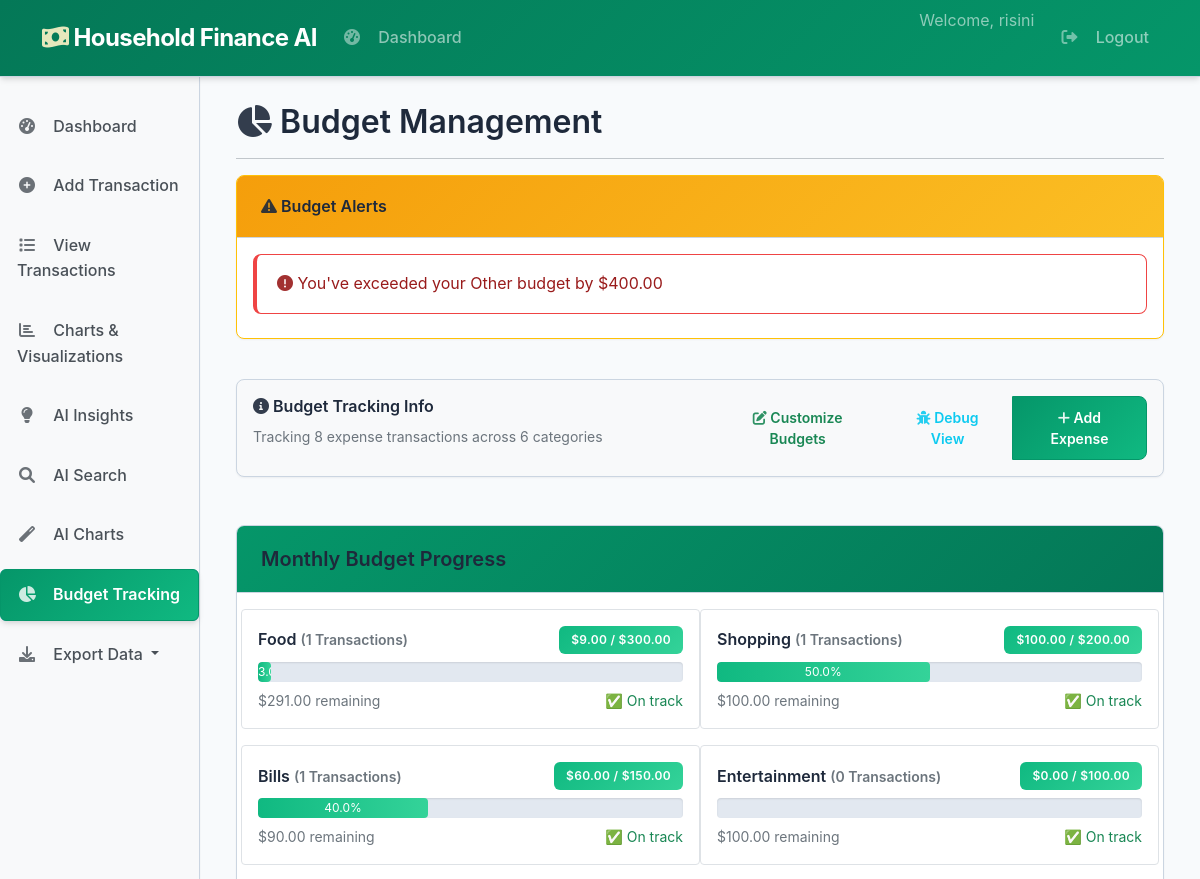
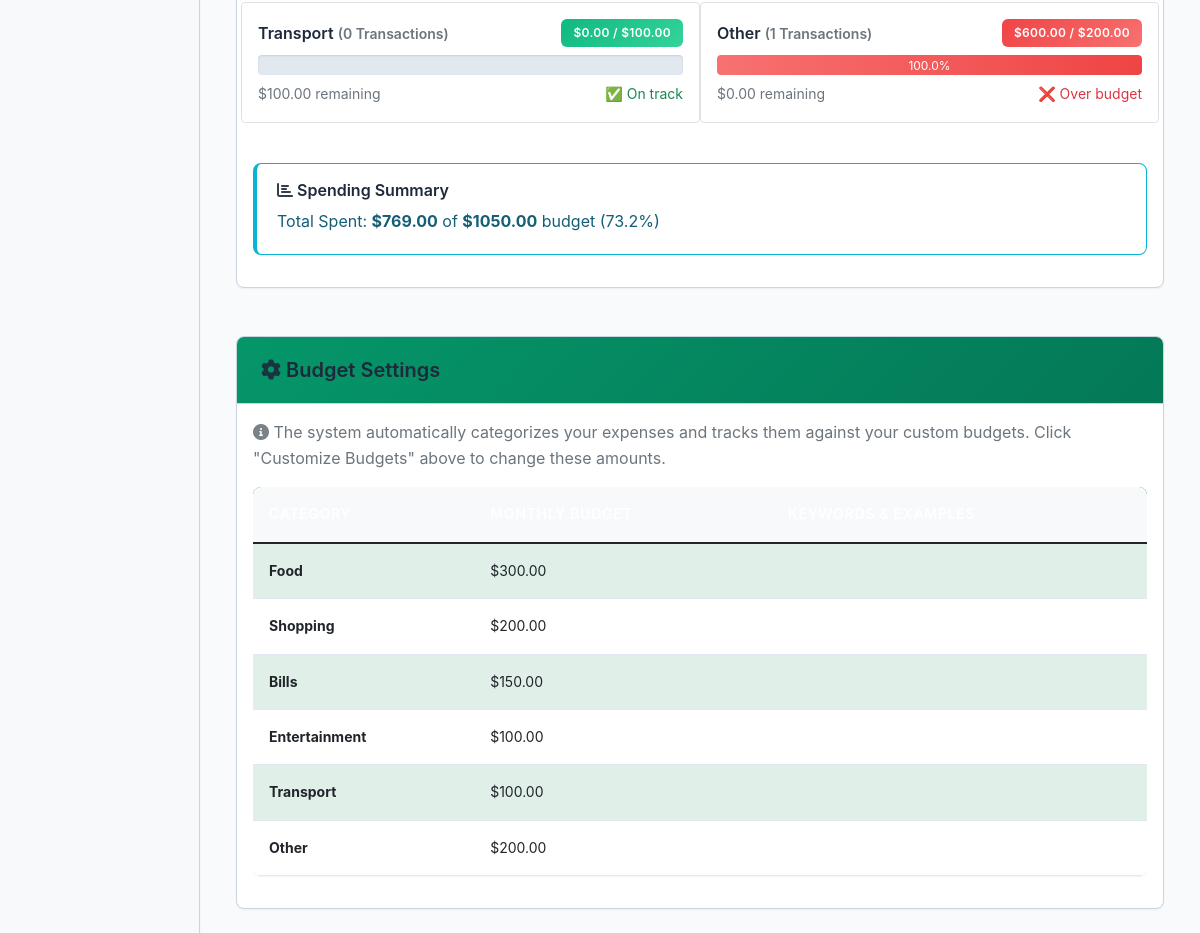
The page /budget (signed in) on the database its author committed (2 pictures, top to bottom).
### core/database.py (models this page shows, shortened)
class User(UserMixin, db.Model):
    __tablename__ = "users"
    id = db.Column(db.Integer, primary_key=True)
    username = db.Column(db.String(80), unique=True, nullable=False)
    password_hash = db.Column(db.String(120), nullable=False)
    role = db.Column(db.String(20), nullable=False, default="user")
    household_id = db.Column(db.Integer, db.ForeignKey("households.id"), nullable=True)
    created_at = db.Column(db.DateTime, default=datetime.utcnow)
    household = db.relationship("Household", back_populates="users")
    transactions = db.relationship("Transaction", back_populates="user")

class Transaction(db.Model):
    __tablename__ = "transactions"
    id = db.Column(db.Integer, primary_key=True)
    user_id = db.Column(db.Integer, db.ForeignKey("users.id"), nullable=False)
    type = db.Column(db.String(20), nullable=False)  # ✅ This should be 'type' not 't_type'
    category = db.Column(db.String(100), nullable=False)
    amount = db.Column(db.Float, nullable=False)
    date = db.Column(db.Date, nullable=False, default=datetime.utcnow)
    note = db.Column(db.Text, nullable=True)
    created_at = db.Column(db.DateTime, default=datetime.utcnow)
    user = db.relationship("User", back_populates="transactions")

### app/routes/budget.py (the view)
@budget_bp.route('/budget')
@login_required
def budget_page():
    try:
        budget_manager = BudgetManager()
        month = request.args.get('month', type=int)
        year = request.args.get('year', type=int)
        user_budgets = budget_manager.get_user_budgets(current_user.id)
        budget_progress = budget_manager.calculate_budget_progress(
            current_user.id,
            month=month,
            year=year
        )
        budget_alerts = budget_manager.check_budget_alerts(current_user.id)
        print(f"DEBUG: Budget progress result keys: {list(budget_progress.keys())}")
        print(f"DEBUG: Budget alerts: {budget_alerts}")
        all_transactions = Transaction.query.filter_by(user_id=current_user.id).all()
        expense_transactions = [t for t in all_transactions if t.type == 'expense']
        return render_template('budget.html',
                             title='Budget Management',
                             budget_progress=budget_progress,
                             budget_alerts=budget_alerts,
                             default_budgets=user_budgets,
                             total_expenses=len(expense_transactions),
                             current_month=datetime.now().month,
                             current_year=datetime.now().year)
    except Exception as e:
        print(f"Budget page error: {e}")
        import traceback
        traceback.print_exc()
        return render_template('budget.html',
                             title='Budget Management',
                             budget_progress={},
                             budget_alerts=[],
                             default_budgets={},
                             total_expenses=0)

### app/routes/budget.py (called while the page is built)
    def get_user_budgets(self, user_id):
        user_budgets = UserBudget.query.filter_by(user_id=user_id).first()
        if user_budgets and user_budgets.budgets:
            merged_budgets = self.default_budgets.copy()  # Start with defaults
            merged_budgets.update(user_budgets.budgets)   # Override with user values
            print(f"DEBUG: Using merged budgets: {merged_budgets}")
            return merged_budgets
        print(f"DEBUG: Using default budgets: {self.default_budgets}")
        return self.default_budgets

    def check_budget_alerts(self, user_id):
        alerts = []
        progress = self.calculate_budget_progress(user_id)
        for category, data in progress.items():
            if data['progress'] >= 100:
                alerts.append({
                    'type': 'over_budget',
                    'category': category,
                    'message': f"You've exceeded your {category} budget by ${data['spent'] - data['budget']:.2f}"
                })
            elif data['progress'] >= 80:
                alerts.append({
                    'type': 'near_limit',
                    'category': category,
                    'message': f"You're close to your {category} budget limit (${data['remaining']:.2f} remaining)"
                })
        return alerts

### app/templates/budget.html (shortened to what this page needs)
{% extends "base.html" %} {% block content %}
<div class="row">
  <div class="col-12">
    <h2><i class="fas fa-chart-pie"></i> Budget Management</h2>
    <hr />
  </div>
</div>
{% if budget_alerts %}
<div class="row mb-3">
  <div class="col-12">
    <div class="card border-warning">
      <div class="card-header bg-warning text-dark">
        <h6 class="mb-0">
          <i class="fas fa-exclamation-triangle"></i> Budget Alerts
        </h6>
      </div>
      <div class="card-body">
        {% for alert in budget_alerts %}
        <div
          class="alert alert-{{ 'danger' if alert.type == 'over_budget' else 'warning' }} mb-2"
        >
          <i
            class="fas fa-{{ 'exclamation-circle' if alert.type == 'over_budget' else 'info-circle' }}"
          ></i>
          {{ alert.message }}
        </div>
        {% endfor %}
      </div>
    </div>
  </div>
</div>
{% endif %}
<div class="row mb-4">
  <div class="col-12">
    <div class="card bg-light">
      <div class="card-body">
        <div class="row">
          <div class="col-md-6">
            <h6><i class="fas fa-info-circle"></i> Budget Tracking Info</h6>
            <p class="mb-0">
              <small class="text-muted">
                Tracking {{ total_expenses }} expense transactions {% if
                budget_progress %} across {{ budget_progress.keys()|length }}
                categories {% endif %}
              </small>
            </p>
          </div>
          <div class="col-md-6 text-end">
            <div class="btn-group">
              <button
                class="btn btn-sm btn-outline-success"
                data-bs-toggle="modal"
                data-bs-target="#budgetSettingsModal"
              >
                <i class="fas fa-edit"></i> Customize Budgets
              </button>
              <a
                href="{{ url_for('budget.budget_debug') }}"
                class="btn btn-sm btn-outline-info"
              >
                <i class="fas fa-bug"></i> Debug View
              </a>
              <a
                href="{{ url_for('transactions.add_transaction') }}"
                class="btn btn-sm btn-primary"
              >
                <i class="fas fa-plus"></i> Add Expense
              </a>
            </div>
          </div>
        </div>
      </div>
    </div>
  </div>
</div>
<div class="row">
  <div class="col-12">
    <div class="card">
      <div
        class="card-header d-flex justify-content-between align-items-center"
      >
        <h5 class="mb-0">Monthly Budget Progress</h5>
      </div>
      <div class="card-body">
        {% if budget_progress %}
        <div class="row">
          {% for category, data in budget_progress.items() %}
          <div
            class="col-md-6 mb-3 p-3 border rounded budget-category-card"
            data-progress="{{ data.progress }}"
          >
            <div class="d-flex justify-content-between align-items-center mb-2">
              <h6 class="mb-0 text-capitalize">
                {{ category }}
                <small class="text-muted"
                  >({{ data.transaction_count }} transactions)</small
                >
              </h6>
              <span class="badge bg-{{ data.status }}">
                ${{ "%.2f"|format(data.spent) }} / ${{
                "%.2f"|format(data.budget) }}
              </span>
            </div>
            <div class="progress mb-2 progress-custom">
              <div
                class="progress-bar bg-{{ data.status }}"
                role="progressbar"
                aria-valuenow="{{ data.progress }}"
                aria-valuemin="0"
                aria-valuemax="100"
              >
                {{ "%.1f"|format(data.progress) }}%
              </div>
            </div>
            <div class="d-flex justify-content-between">
              <small class="text-muted">
                ${{ "%.2f"|format(data.remaining) }} remaining
              </small>
              <small class="text-{{ data.status }}">
                {% if data.progress >= 100 %} ❌ Over budget {% elif
                data.progress >= 80 %} ⚠️ Near limit {% else %} ✅ On track {%
                endif %}
              </small>
            </div>
          </div>
          {% endfor %}
        </div>
        <div class="row mt-4">
          <div class="col-12">
            <div class="alert alert-info">
              <h6><i class="fas fa-chart-bar"></i> Spending Summary</h6>
              {% set total_spent = budget_progress.values() |
              sum(attribute='spent') %} {% set total_budget =
              budget_progress.values() | sum(attribute='budget') %}
              <p class="mb-1">
                Total Spent:
                <strong>${{ "%.2f"|format(total_spent) }}</strong> of
                <strong>${{ "%.2f"|format(total_budget) }}</strong> budget ({{
                "%.1f"|format((total_spent/total_budget)*100) if total_budget >
                0 else 0 }}%)
              </p>
            </div>
          </div>
        </div>
        {% endif %}
      </div>
    </div>
  </div>
</div>
<div class="row mt-4">
  <div class="col-12">
    <div class="card">
      <div class="card-header">
        <h5 class="mb-0"><i class="fas fa-cog"></i> Budget Settings</h5>
      </div>
      <div class="card-body">
        <p class="text-muted mb-3">
          <i class="fas fa-info-circle"></i>
          The system automatically categorizes your expenses and tracks them
          against your custom budgets. Click "Customize Budgets" above to change
          these amounts.
        </p>
        <div class="table-responsive">
          <table class="table table-sm table-striped">
            <thead class="table-light">
              <tr>
                <th>Category</th>
                <th>Monthly Budget</th>
                <th>Keywords & Examples</th>
              </tr>
            </thead>
            <tbody>
              {% for category, amount in default_budgets.items() %}
              <tr>
                <td class="text-capitalize fw-bold">{{ category }}</td>
                <td>${{ "%.2f"|format(amount) }}</td>
                <td>
                </td>
              </tr>
              {% endfor %}
            </tbody>
          </table>
        </div>
      </div>
    </div>
  </div>
</div>
{% endblock %}

### app/templates/base.html (shortened to what this page needs)
<!DOCTYPE html>
<html lang="en">
  <head>
    <link
      href="https://cdn.jsdelivr.net/npm/bootstrap@5.1.3/dist/css/bootstrap.min.css"
      rel="stylesheet"
    />
    <link
      href="https://cdnjs.cloudflare.com/ajax/libs/font-awesome/6.0.0/css/all.min.css"
      rel="stylesheet"
    />
    <link href="{{ url_for('static', filename='css/theme.css') }}" rel="stylesheet">
  </head>
  <body>
    <nav class="navbar navbar-expand-lg navbar-dark bg-dark">
      <div class="container">
        <a class="navbar-brand" href="{% if current_user.is_authenticated %}{{ url_for('transactions.dashboard') }}{% else %}{{ url_for('main.home') }}{% endif %}">
          <i class="fas fa-money-bill-wave"></i> Household Finance AI
        </a>
        <div class="collapse navbar-collapse" id="navbarNav">
          {% if current_user.is_authenticated %}
          <ul class="navbar-nav me-auto">
            <li class="nav-item">
              <a class="nav-link" href="{{ url_for('transactions.dashboard') }}">
                <i class="fas fa-tachometer-alt"></i> Dashboard
              </a>
            </li>
          </ul>
          <ul class="navbar-nav ms-auto">
            <li class="nav-item">
              <span class="navbar-text me-3">
                Welcome, {{ current_user.username }}
              </span>
            </li>
            <li class="nav-item">
              <a class="nav-link" href="{{ url_for('auth.logout') }}">
                <i class="fas fa-sign-out-alt"></i> Logout
              </a>
            </li>
          </ul>
          {% endif %}
        </div>
      </div>
    </nav>
    <div class="container-fluid">
      <div class="row">
        {% if current_user.is_authenticated %}
        <div class="col-md-3 col-lg-2 sidebar">
          <nav class="nav flex-column">
            <a
              class="nav-link {% if request.endpoint == 'transactions.dashboard' %}active{% endif %}"
              href="{{ url_for('transactions.dashboard') }}"
            >
              <i class="fas fa-tachometer-alt"></i> Dashboard
            </a>
            <a
              class="nav-link {% if request.endpoint == 'transactions.add_transaction' %}active{% endif %}"
              href="{{ url_for('transactions.add_transaction') }}"
            >
              <i class="fas fa-plus-circle"></i> Add Transaction
            </a>
            <a
              class="nav-link {% if request.endpoint == 'transactions.view_transactions' %}active{% endif %}"
              href="{{ url_for('transactions.view_transactions') }}"
            >
              <i class="fas fa-list"></i> View Transactions
            </a>
            <a
              class="nav-link {% if request.endpoint == 'charts.charts_page' %}active{% endif %}"
              href="{{ url_for('charts.charts_page') }}"
            >
              <i class="fas fa-chart-bar"></i> Charts & Visualizations
            </a>
            <a
              class="nav-link {% if request.endpoint == 'insights.insights_page' %}active{% endif %}"
              href="{{ url_for('insights.insights_page') }}"
            >
              <i class="fas fa-lightbulb"></i> AI Insights
            </a>
            <a
              class="nav-link {% if request.endpoint == 'transactions.ai_search_demo' %}active{% endif %}"
              href="{{ url_for('transactions.ai_search_page') }}"
            >
              <i class="fas fa-search"></i> AI Search
            </a>
            <a
              class="nav-link {% if request.endpoint == 'charts.ai_charts' %}active{% endif %}"
              href="{{ url_for('charts.ai_charts_page') }}"
            >
              <i class="fas fa-magic"></i> AI Charts
            </a>
            <a
              class="nav-link {% if request.endpoint == 'budget.budget_page' %}active{% endif %}"
              href="{{ url_for('budget.budget_page') }}"
            >
              <i class="fas fa-chart-pie"></i> Budget Tracking
            </a>
            <div class="nav-item dropdown">
              <a
                class="nav-link dropdown-toggle"
                href="#"
                role="button"
                data-bs-toggle="dropdown"
              >
                <i class="fas fa-download"></i> Export Data
              </a>
            </div>
          </nav>
        </div>
        {% endif %}
        <div
          class="{% if current_user.is_authenticated %}col-md-9 col-lg-10{% else %}col-12{% endif %}"
        >
          <div class="container mt-4">
            {% block content %}{% endblock %}
          </div>
        </div>
      </div>
    </div>
  </body>
</html>

### app/templates/base.html (style rules this page uses)
.sidebar { background-color: #f8f9fa; min-height: 100vh; padding-top: 20px; }
.nav-link { color: #495057; padding: 0.75rem 1rem; margin: 0.25rem 0; border-radius: 0.375rem; }
.nav-link:hover, .nav-link.active { background-color: #007bff; color: white; }

### app/templates/budget.html (style rules this page uses)
.progress-custom { height: 20px; }
.budget-category-card { transition: transform 0.2s ease-in-out; }

### rows shown on the page
User: username "risini"
Transaction: category "Shopping", transaction_count "1", spent "100.00", budget "200.00", progress "50.0", remaining "100.00", shows "✅ On track"
Transaction: category "Bills", transaction_count "1", spent "60.00", budget "150.00", progress "40.0", remaining "90.00", shows "✅ On track"
Transaction: category "Other", transaction_count "1", spent "600.00", budget "200.00", {{ data.progress }} 100 (drawn), progress "100.0", remaining "0.00", shows "❌ Over budget"

### other values the page prints
{{ alert.message }} "You've exceeded your Other budget by $400.00"
{{ total_expenses }} "8"
{{ budget_progress.keys()|length }} "6"
{{ category }} "Food" "Entertainment" "Transport"
{{ data.transaction_count }} "1" "0" "0"
{{ "%.2f"|format(data.spent) }} "9.00" "0.00" "0.00"
{{ "%.2f"|format(data.budget) }} "300.00" "100.00" "100.00"
{{ "%.2f"|format(data.remaining) }} "291.00" "100.00" "100.00"
{{ "%.2f"|format(total_spent) }} "769.00"
{{ "%.2f"|format(total_budget) }} "1050.00"
{{ category }} "Food" "Shopping" "Bills" "Entertainment" "Transport" "Other"
{{ "%.2f"|format(amount) }} "300.00" "200.00" "150.00" "100.00" "100.00" "200.00"
